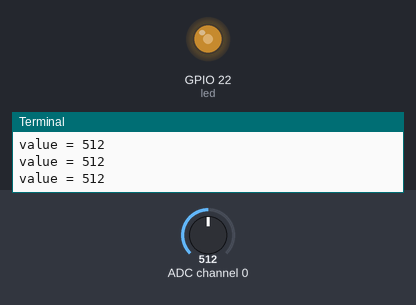
A program run on a simulated Raspberry Pi (BCM pin numbers). Parts: output pins drawn as LEDs (lit = HIGH), the last lines printed to the terminal. The inputs (shaded band) are chosen by the test bench; at power-on: ADC channel 0 = 512 (analog values on the 0–1023 scale).

Above: at 1.2 s.
1.3 s: ADC channel 0 set to 716
At 2.5 s:
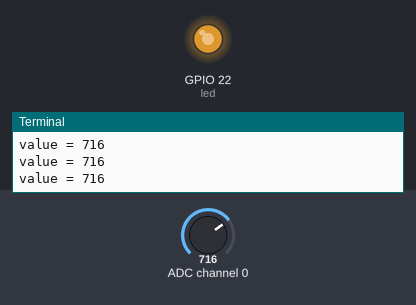
2.9 s: ADC channel 0 set to 900
At 3.8 s:
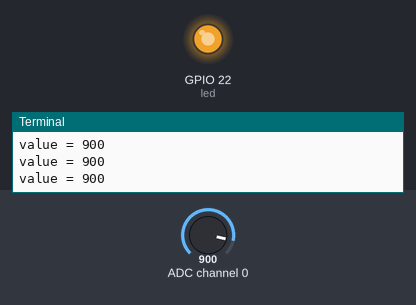
4.5 s: ADC channel 0 set to 122
At 5.1 s:
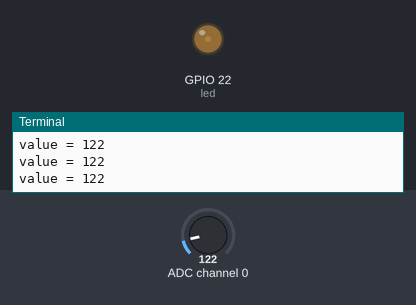
6.1 s: ADC channel 0 set to 0
At 7.6 s:
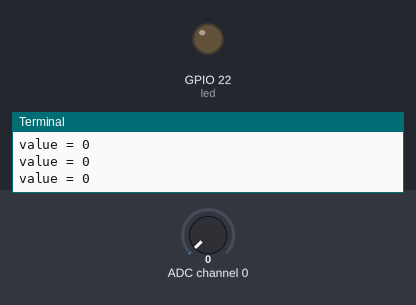
Timing chart, 0 to 8.7 s (numbered marks = the images above; inputs shaded):
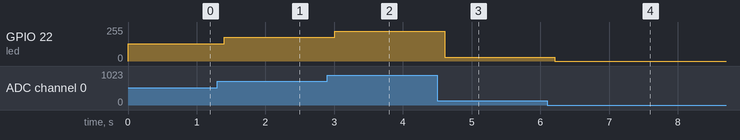

The program:

2.2.1-2_Photoresistor_zero.py
```python
#!/usr/bin/env python3
import spidev
import time
from gpiozero import PWMLED

# Initialize a PWM LED on GPIO pin 22
led = PWMLED(22)

# Initialize SPI communication (Bus 0, CE0 -> GPIO8)
spi = spidev.SpiDev()
spi.open(0, 0)  # Bus 0, CS0
spi.max_speed_hz = 1000000  # 1 MHz

# Function to read from MCP3008 channel (0–7)
def read_adc(channel):
    """
    Read analog value from MCP3008 (0–1023)
    """
    if channel < 0 or channel > 7:
        return -1
    # MCP3008 protocol: Start bit, Single-ended mode, Channel (3 bits), filler
    r = spi.xfer2([1, (8 + channel) << 4, 0])
    value = ((r[1] & 3) << 8) | r[2]
    return value

# Define a function for mapping values from one range to another
def MAP(x, in_min, in_max, out_min, out_max):
    return (x - in_min) * (out_max - out_min) / (in_max - in_min) + out_min

# Main loop for reading ADC value and controlling LED brightness
def loop():
    while True:
        # Read analog value from channel 0 of MCP3008
        analogVal = read_adc(0)
        print('value = %d' % analogVal)

        # Map 0–1023 to PWM range 0.0–1.0
        led.value = analogVal / 1023.0

        # Wait for 0.2 seconds
        time.sleep(0.2)

# Run the main loop and handle KeyboardInterrupt for graceful shutdown
try:
    loop()
except KeyboardInterrupt:
    led.value = 0  # Turn off LED before exiting
```

Measured:
- after the input at 1.3 s, GPIO 22 (led): 128/255 → 178/255 after 0.10 s
- after the input at 2.9 s, GPIO 22 (led): 178/255 → 224/255 after 0.10 s
- after the input at 4.5 s, GPIO 22 (led): 224/255 → 30/255 after 0.11 s
- after the input at 6.1 s, GPIO 22 (led): 30/255 → 0/255 after 0.11 s
